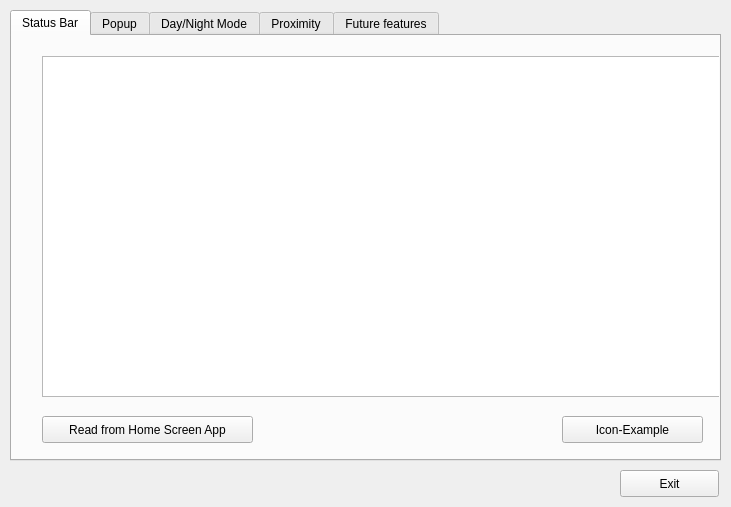
<?xml version="1.0" encoding="UTF-8"?>
<ui version="4.0">
 <class>MainWindow</class>
 <widget class="QMainWindow" name="MainWindow">
  <property name="geometry">
   <rect>
    <x>0</x>
    <y>0</y>
    <width>731</width>
    <height>507</height>
   </rect>
  </property>
  <property name="focusPolicy">
   <enum>Qt::NoFocus</enum>
  </property>
  <property name="windowTitle">
   <string/>
  </property>
  <property name="styleSheet">
   <string notr="true"/>
  </property>
  <widget class="QWidget" name="centralWidget">
   <widget class="QTabWidget" name="tabWidget">
    <property name="geometry">
     <rect>
      <x>10</x>
      <y>10</y>
      <width>711</width>
      <height>451</height>
     </rect>
    </property>
    <property name="currentIndex">
     <number>0</number>
    </property>
    <widget class="QWidget" name="tab">
     <attribute name="title">
      <string>Status Bar</string>
     </attribute>
     <widget class="QPushButton" name="pushButton_Update">
      <property name="geometry">
       <rect>
        <x>30</x>
        <y>380</y>
        <width>211</width>
        <height>27</height>
       </rect>
      </property>
      <property name="text">
       <string>Read from Home Screen App</string>
      </property>
     </widget>
     <widget class="QTableWidget" name="tableWidget_Status">
      <property name="geometry">
       <rect>
        <x>30</x>
        <y>20</y>
        <width>681</width>
        <height>341</height>
       </rect>
      </property>
     </widget>
     <widget class="QPushButton" name="pushButton_IconExample">
      <property name="geometry">
       <rect>
        <x>550</x>
        <y>380</y>
        <width>141</width>
        <height>27</height>
       </rect>
      </property>
      <property name="text">
       <string>Icon-Example</string>
      </property>
     </widget>
    </widget>
    <widget class="QWidget" name="tab_Popup">
     <attribute name="title">
      <string>Popup</string>
     </attribute>
     <widget class="QPushButton" name="pushButton_Send">
      <property name="geometry">
       <rect>
        <x>600</x>
        <y>380</y>
        <width>99</width>
        <height>27</height>
       </rect>
      </property>
      <property name="text">
       <string>Send</string>
      </property>
     </widget>
     <widget class="QPlainTextEdit" name="plainTextEdit_Popup">
      <property name="geometry">
       <rect>
        <x>10</x>
        <y>10</y>
        <width>681</width>
        <height>361</height>
       </rect>
      </property>
     </widget>
     <widget class="QPushButton" name="pushButton_PopupExample">
      <property name="geometry">
       <rect>
        <x>428</x>
        <y>380</y>
        <width>171</width>
        <height>27</height>
       </rect>
      </property>
      <property name="text">
       <string>&quot;Hello World&quot; Example</string>
      </property>
     </widget>
     <widget class="QPushButton" name="pushButton_comboBoxExample">
      <property name="geometry">
       <rect>
        <x>230</x>
        <y>380</y>
        <width>191</width>
        <height>27</height>
       </rect>
      </property>
      <property name="text">
       <string>ComboBox Example</string>
      </property>
     </widget>
    </widget>
    <widget class="QWidget" name="tab_DayNightMode">
     <attribute name="title">
      <string>Day/Night Mode</string>
     </attribute>
     <widget class="QGroupBox" name="groupBox_DayNightMode">
      <property name="geometry">
       <rect>
        <x>30</x>
        <y>30</y>
        <width>161</width>
        <height>91</height>
       </rect>
      </property>
      <property name="title">
       <string>Day/Night Mode</string>
      </property>
      <widget class="QRadioButton" name="radioButton_NightMode">
       <property name="geometry">
        <rect>
         <x>10</x>
         <y>50</y>
         <width>117</width>
         <height>22</height>
        </rect>
       </property>
       <property name="focusPolicy">
        <enum>Qt::NoFocus</enum>
       </property>
       <property name="text">
        <string>Night Mode</string>
       </property>
      </widget>
      <widget class="QRadioButton" name="radioButton_DayMode">
       <property name="geometry">
        <rect>
         <x>10</x>
         <y>30</y>
         <width>117</width>
         <height>22</height>
        </rect>
       </property>
       <property name="focusPolicy">
        <enum>Qt::NoFocus</enum>
       </property>
       <property name="text">
        <string>Day Mode</string>
       </property>
       <property name="checked">
        <bool>true</bool>
       </property>
      </widget>
     </widget>
    </widget>
    <widget class="QWidget" name="tab_Proximity">
     <attribute name="title">
      <string>Proximity</string>
     </attribute>
     <widget class="QLabel" name="label_explanation">
      <property name="geometry">
       <rect>
        <x>20</x>
        <y>20</y>
        <width>301</width>
        <height>231</height>
       </rect>
      </property>
      <property name="text">
       <string>&lt;html&gt;&lt;head/&gt;&lt;body&gt;&lt;p&gt;Wikipedia:&lt;/p&gt;&lt;p&gt;A proximity sensor is a sensor able to detect the presence of nearby objects without any physical contact.&lt;/p&gt;&lt;p&gt;&lt;br/&gt;&lt;/p&gt;&lt;p&gt;This info can be used to detect the hand of the user that wants to use the touch screen. So the HMI can change its look to provide for example larger push buttons.&lt;/p&gt;&lt;/body&gt;&lt;/html&gt;</string>
      </property>
      <property name="wordWrap">
       <bool>true</bool>
      </property>
     </widget>
     <widget class="QCheckBox" name="checkBox_ObjectDetected">
      <property name="geometry">
       <rect>
        <x>100</x>
        <y>300</y>
        <width>151</width>
        <height>22</height>
       </rect>
      </property>
      <property name="text">
       <string>object detected</string>
      </property>
     </widget>
    </widget>
    <widget class="QWidget" name="tab_FutureFeatures">
     <attribute name="title">
      <string>Future features</string>
     </attribute>
     <widget class="QPushButton" name="pushButton_Right">
      <property name="enabled">
       <bool>false</bool>
      </property>
      <property name="geometry">
       <rect>
        <x>250</x>
        <y>160</y>
        <width>71</width>
        <height>71</height>
       </rect>
      </property>
      <property name="focusPolicy">
       <enum>Qt::NoFocus</enum>
      </property>
      <property name="text">
       <string>Right</string>
      </property>
     </widget>
     <widget class="QPushButton" name="pushButton_OK">
      <property name="enabled">
       <bool>false</bool>
      </property>
      <property name="geometry">
       <rect>
        <x>170</x>
        <y>160</y>
        <width>71</width>
        <height>71</height>
       </rect>
      </property>
      <property name="focusPolicy">
       <enum>Qt::NoFocus</enum>
      </property>
      <property name="text">
       <string>OK</string>
      </property>
     </widget>
     <widget class="QPushButton" name="pushButton_Left">
      <property name="enabled">
       <bool>false</bool>
      </property>
      <property name="geometry">
       <rect>
        <x>90</x>
        <y>160</y>
        <width>71</width>
        <height>71</height>
       </rect>
      </property>
      <property name="focusPolicy">
       <enum>Qt::NoFocus</enum>
      </property>
      <property name="text">
       <string>Left</string>
      </property>
     </widget>
     <widget class="QPushButton" name="pushButton_Down">
      <property name="enabled">
       <bool>false</bool>
      </property>
      <property name="geometry">
       <rect>
        <x>170</x>
        <y>240</y>
        <width>71</width>
        <height>71</height>
       </rect>
      </property>
      <property name="focusPolicy">
       <enum>Qt::NoFocus</enum>
      </property>
      <property name="text">
       <string>Down</string>
      </property>
     </widget>
     <widget class="QPushButton" name="pushButton_Up">
      <property name="enabled">
       <bool>false</bool>
      </property>
      <property name="geometry">
       <rect>
        <x>170</x>
        <y>80</y>
        <width>71</width>
        <height>71</height>
       </rect>
      </property>
      <property name="focusPolicy">
       <enum>Qt::NoFocus</enum>
      </property>
      <property name="text">
       <string>Up</string>
      </property>
     </widget>
     <widget class="QLabel" name="label">
      <property name="geometry">
       <rect>
        <x>120</x>
        <y>20</y>
        <width>181</width>
        <height>51</height>
       </rect>
      </property>
      <property name="text">
       <string>under development
not functional right now</string>
      </property>
     </widget>
     <widget class="QPushButton" name="pushButton_Cancel">
      <property name="enabled">
       <bool>false</bool>
      </property>
      <property name="geometry">
       <rect>
        <x>90</x>
        <y>240</y>
        <width>71</width>
        <height>71</height>
       </rect>
      </property>
      <property name="focusPolicy">
       <enum>Qt::NoFocus</enum>
      </property>
      <property name="text">
       <string>Cancel/
Back?</string>
      </property>
     </widget>
    </widget>
   </widget>
   <widget class="QPushButton" name="pushButton_Exit">
    <property name="geometry">
     <rect>
      <x>620</x>
      <y>470</y>
      <width>99</width>
      <height>27</height>
     </rect>
    </property>
    <property name="text">
     <string>Exit</string>
    </property>
   </widget>
  </widget>
  <action name="actionAbout">
   <property name="text">
    <string>About</string>
   </property>
  </action>
 </widget>
 <layoutdefault spacing="6" margin="11"/>
 <resources/>
 <connections/>
</ui>
